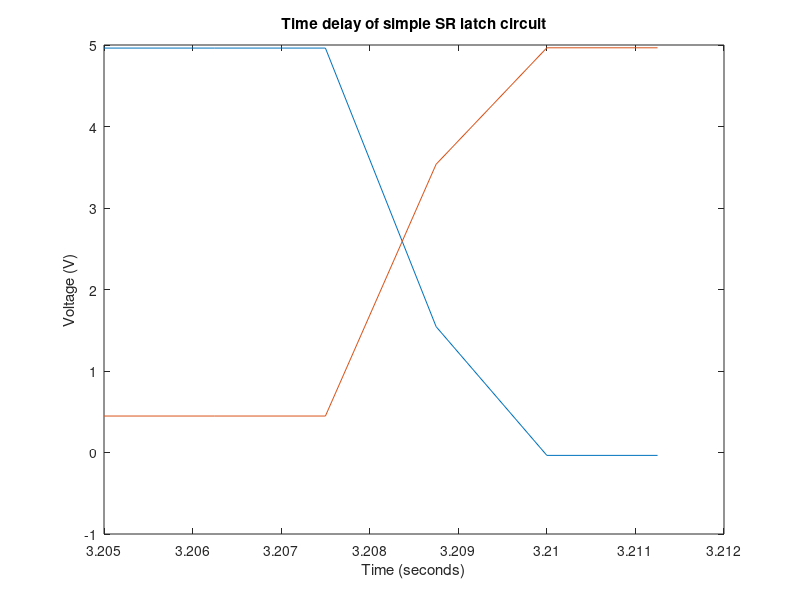

This chart was generated by the following MATLAB code:
load delay1.csv

time = delay1(:,1);
C1 = delay1(:,2);
C2 = delay1(:,3);
x = 6565:6570;

plot(time(x), C1(x))
hold on
plot(time(x), C2(x))
xlabel('Time (seconds)')
ylabel('Voltage (V)')
title('Time delay of simple SR latch circuit')